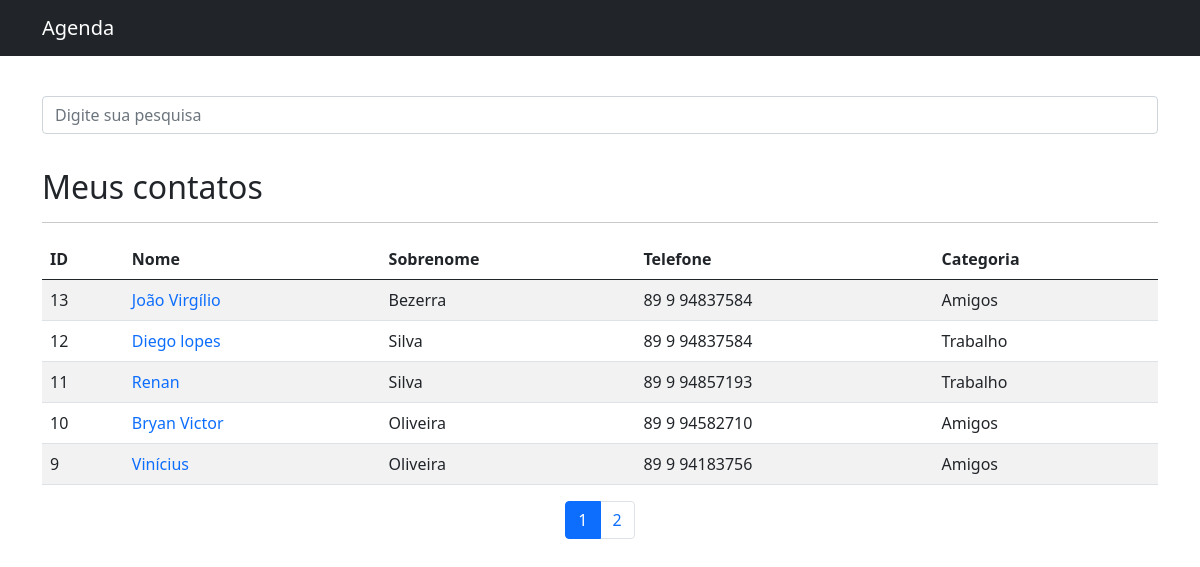
The app's page / (signed in), older data.
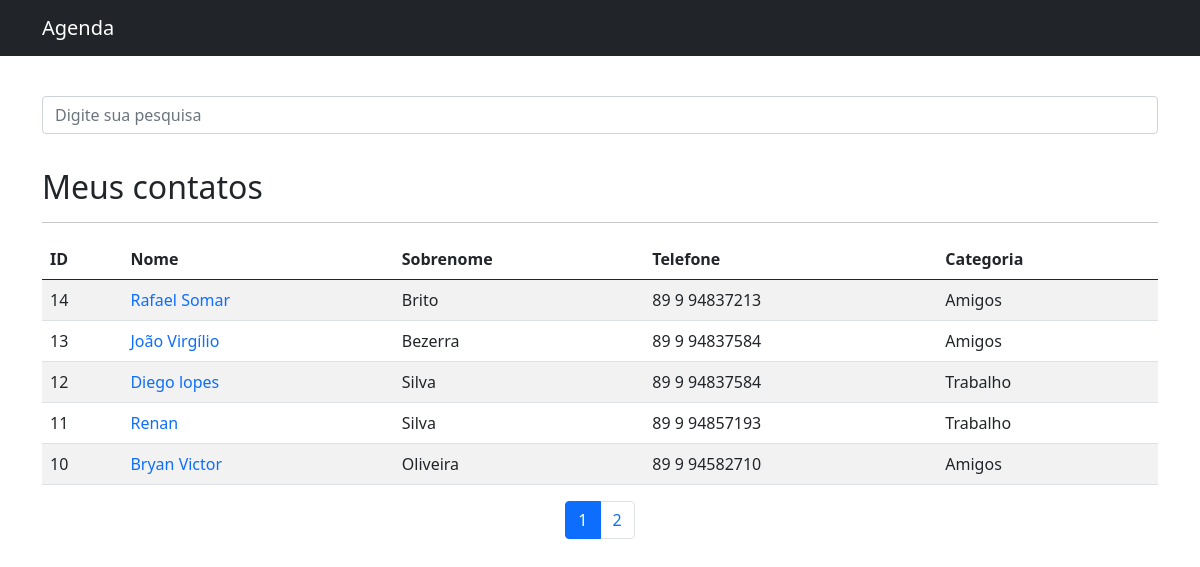
The same page, newer data.
### Contatos/models.py (models this page shows, shortened)
class Contato(models.Model):
    categoria_contato = models.ForeignKey(Categoria, on_delete=models.DO_NOTHING, verbose_name='Categoria')
    nome_contato = models.CharField(max_length=100, verbose_name='Nome')
    sobrenome_contato = models.CharField(max_length=100, verbose_name='Sobrenome')
    telefone_contato = models.CharField(max_length=225, verbose_name='Telefone')
    email_contato = models.CharField(max_length=255, blank=True, verbose_name='E-mail')
    data_criacao_contato = models.DateTimeField(auto_now_add=True, verbose_name='Data de criação')
    descricao_contato = models.TextField(blank=True, verbose_name='Descrição')
    mostrar_contato = models.BooleanField(default=False)
    image_contact = models.ImageField(blank=True, upload_to='imagens/%Y/%m/%d', verbose_name='Imagem')

class Categoria(models.Model):
    nome_categoria = models.CharField(max_length=225, verbose_name='Nome da categoria')
    def __str__(self):
        return self.nome_categoria

### Contatos/views.py (the view)
# urls.py: path('', views.home, name='home'),
@login_required(redirect_field_name='login')
def home(request):
    contatos = Contato.objects.order_by('-id').filter(mostrar_contato=True)
    paginator = Paginator(contatos, 5)
    page = request.GET.get('page')
    contatos = paginator.get_page(page)
    return render(request, 'contatos/home.html', {'contatos': contatos})

### Contatos/templates/contatos/home.html (shortened to what this page needs)
{% extends 'base.html' %}
{% block 'content' %}
    {% include 'partials/_header.html' %}
    <div class="container" style="margin-top: 40px;">
        <form method="get" action="{% url 'search_contact' %}" style="margin-bottom: 10px;">
            <div class="form-group row">
                <div class="col-12">
                    <input type="search" class="form-control" name="term"
                    value="{{ request.GET.term }}" placeholder="Digite sua pesquisa">
                    <br>
                </div>
            </div>
        </form>
        <h2>Meus contatos</h2>
        <hr>
        <div class="table-responsive">
            <table class="table table-striped">
                <thead>
                    <tr>
                        <th scope="col">ID</th>
                        <th scope="col">Nome</th>
                        <th scope="col">Sobrenome</th>
                        <th scope="col">Telefone</th>
                        <th scope="col">Categoria</th>
                    </tr>
                </thead>
                <tbody>
                    {% for contato in contatos %}
                        <tr>
                            <td>{{ contato.id }}</td>
                            <td><a href="{% url 'detalhes_contato' contato.id %}" style="text-decoration: none">{{ contato.nome_contato }}</a></td>
                            <td>{{ contato.sobrenome_contato }}</td>
                            <td>{{ contato.telefone_contato }}</td>
                            <td>{{ contato.categoria_contato }}</td>
                        </tr>
                    {% endfor %}
                </tbody>
            </table>
        </div>
        <nav aria-label="Page navigation example">
            <ul class="pagination justify-content-center">
                {% for page in contatos.paginator.page_range %}
                    <li class="page-item {% if contatos.number == page %} active {% endif %}">
                        <a class="page-link"
                            href="?page={{ page }}{% if request.GET.term is not None %}&term={{ request.GET.term }}{% endif %}">
                            {{ page }}
                        </a>
                    </li>
                {% endfor %}
            </ul>
        </nav>
    </div>
{% endblock %}

### templates/base.html (shortened to what this page needs)
{% load static %}
<!DOCTYPE html>
<html lang="pt-br">
<head>
    <link href="https://cdn.jsdelivr.net/npm/bootstrap@5.1.0/dist/css/bootstrap.min.css" rel="stylesheet">
</head>
<body>
    {% block 'content' %} {% endblock %}
</body>
</html>

### templates/partials/_header.html
<nav class="navbar navbar-expand-lg navbar-dark bg-dark">
    <div class="container">
        <a class="navbar-brand" href="/">Agenda</a>
    </div>
</nav>

Row changes from the older to the newer data that the page shows:
no longer on this page (row unchanged): Contato: id "9", nome_contato "Vinícius", sobrenome_contato "Oliveira", telefone_contato "89 9 94183756", categoria_contato "Amigos"
added Contato: id "14", nome_contato "Rafael Somar", sobrenome_contato "Brito", telefone_contato "89 9 94837213", categoria_contato "Amigos"
